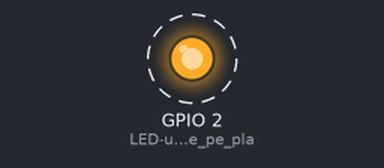
A sketch run on a simulated ESP32. On the bench: output pins drawn as LEDs (lit = HIGH). Dashed ring = blinking. What the sketch prints to the serial monitor is not drawn.

Above: at 0.2 s.
Timing chart, 0 to 3.0 s (numbered marks = the images above):
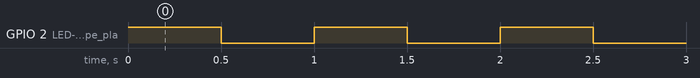

Measured:
- by itself, GPIO 2 (LED-ul_albastru_de_pe_pla): alternates HIGH for 0.50 s and LOW for 0.50 s

The sketch:

blink_test.ino
```cpp
void setup() {
  Serial.begin(115200);
  pinMode(2, OUTPUT);   // LED-ul albastru de pe placă e pe GPIO2
}
void loop() {
  digitalWrite(2, HIGH); delay(500);
  digitalWrite(2, LOW);  delay(500);
  Serial.println("Salut de la ESP32!");
}
```
